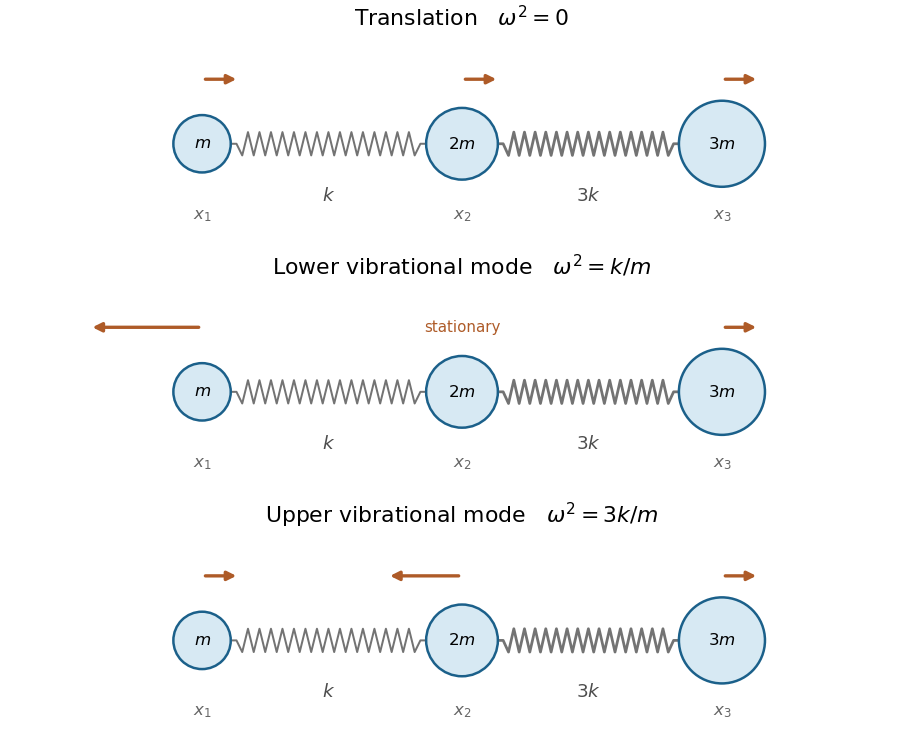

Write the Python code that produced this figure.
"""Original unequal three-mass chain modes; Python 3.14, numpy 2.3, matplotlib 3.10."""
from pathlib import Path
import matplotlib
matplotlib.use('Agg')
import matplotlib.pyplot as plt
from matplotlib.patches import Circle
import numpy as np


def main():
    plt.rcParams.update({'font.size':11,'figure.facecolor':'white','axes.facecolor':'white'})
    fig,axes=plt.subplots(3,1,figsize=(7.7,6.2),dpi=120,layout='constrained')
    modes=[('Translation',r'$\omega^2=0$', [1,1,1]),('Lower vibrational mode',r'$\omega^2=k/m$',[-3,0,1]),('Upper vibrational mode',r'$\omega^2=3k/m$',[1,-2,1])]
    pos=np.array([-1.45,0,1.45])
    radii=np.array([.16,.20,.24])
    for ax,(name,freq,vec) in zip(axes,modes):
        for j in range(2):
            start=pos[j]+radii[j]
            end=pos[j+1]-radii[j+1]
            sx=np.linspace(start,end,35)
            sy=np.zeros_like(sx)
            sy[2:-2]=np.where(np.arange(31)%2,.065,-.065)
            ax.plot(sx,sy,color='0.45',lw=1.2+0.45*j,zorder=1)
            ax.text((start+end)/2,-.24,['$k$','$3k$'][j],ha='center',va='top',color='0.3')
        for j,(x,rad,amplitude) in enumerate(zip(pos,radii,vec)):
            ax.add_patch(Circle((x,0),rad,facecolor='#d7e9f3',edgecolor='#1b608a',lw=1.5,zorder=3))
            ax.text(x,0,['$m$','$2m$','$3m$'][j],ha='center',va='center',fontsize=10)
            ax.text(x,-.42,r'$x_'+str(j+1)+'$',ha='center',color='0.4',fontsize=10)
            if amplitude:
                ax.annotate('',xy=(x+.21*amplitude,.36),xytext=(x,.36),arrowprops={'arrowstyle':'-|>','color':'#ae5b28','lw':2})
            else:
                ax.text(x,.36,'stationary',ha='center',va='center',color='#ae5b28',fontsize=9)
        ax.set(xlim=(-2.25,2.25),ylim=(-.55,.60),title=name+'   '+freq)
        ax.set_aspect('equal')
        ax.axis('off')
    fig.savefig(Path(__file__).with_suffix('.png').name,facecolor='white',transparent=False)
    plt.close(fig)


if __name__=='__main__':
    main()
